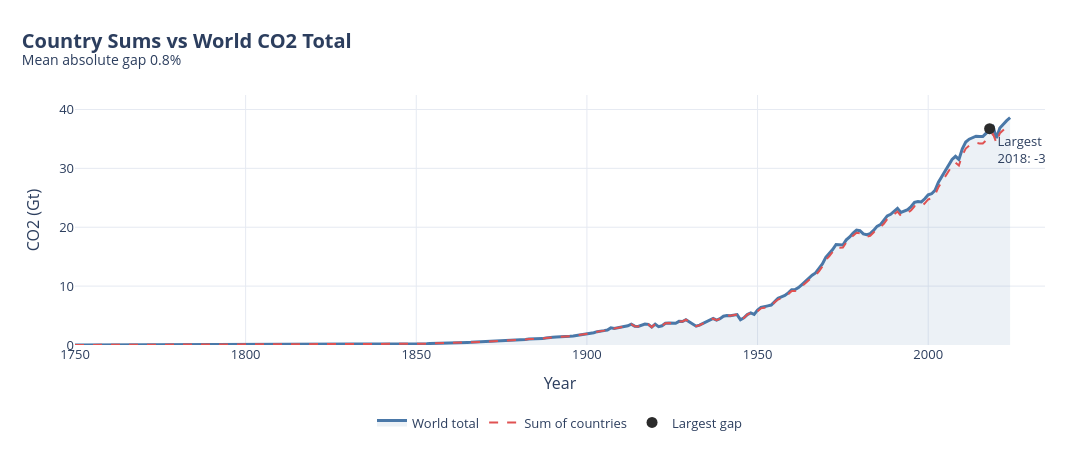

The cell this chart's notebook holds for it:
### Markdown cell above
### Q2. Do the country sums match the world totals?

### Code cell
def is_text(s):
    return not pd.api.types.is_numeric_dtype(s)

def get_world_series():
    # shape A: a row labelled World/Global in any text column
    for d_ in (aggdf, country_yearlydf):
        ycol = next((c for c in d_.columns if c.lower() == "year"), None)
        co2c = next((c for c in d_.columns if c.lower() in ("co2", "co2_mt", "annual_co2")), None)
        if ycol is None or co2c is None:
            continue
        for c in [c for c in d_.columns if is_text(d_[c])]:
            hit = d_[c].astype(str).str.lower().str.strip().isin(["world", "global", "earth", "owid_wrl"])
            if hit.any():
                return d_[hit].set_index(ycol)[co2c]
    # shape B: a column like world_co2 / global_co2 in aggregates_yearly
    ycol = next((c for c in aggdf.columns if c.lower() == "year"), None)
    for c in aggdf.columns:
        if "co2" in c.lower() and ("world" in c.lower() or "global" in c.lower()):
            return aggdf.set_index(ycol)[c]
    return None

world_raw = get_world_series()
if world_raw is None:
    raise ValueError("No world CO2 total found in aggregates_yearly / country_yearly.")

world_raw = world_raw[~world_raw.index.duplicated()].dropna()
sums_raw = world_series(C_CO2).dropna()
print(f"World max = {world_raw.max():,.1f} | Sum of countries max = {sums_raw.max():,.1f}")

world_s, sums = world_raw / 1000, sums_raw / 1000       # Mt -> Gt
cmp_ = pd.concat([world_s.rename("world"), sums.rename("sum")], axis=1).dropna()
print(f"Overlapping years: {len(cmp_)}")
if cmp_.empty:
    raise ValueError("No overlapping years between world total and country sums.")

cmp_["gap"] = (cmp_["sum"] / cmp_["world"] - 1) * 100
worst_y = cmp_["gap"].abs().idxmax()

# ---- graph ----
fig = go.Figure()
fig.add_trace(go.Scatter(x=cmp_.index, y=cmp_["world"], mode="lines", name="World total",
                         line=dict(color=BLUE, width=3), fill="tozeroy", fillcolor=FILL))
fig.add_trace(go.Scatter(x=cmp_.index, y=cmp_["sum"], mode="lines", name="Sum of countries",
                         line=dict(color=RED, width=2, dash="dash")))
fig.add_trace(dot(worst_y, cmp_.loc[worst_y, "world"],
                  f"Largest gap<br>{worst_y}: {cmp_.loc[worst_y, 'gap']:+.1f}%",
                  DARK, "Largest gap", pos="bottom right"))
style(fig, "Country Sums vs World CO2 Total",
      f"Mean absolute gap {cmp_['gap'].abs().mean():.1f}%", "Year", "CO2 (Gt)",
      ylim=[0, cmp_[["world", "sum"]].max().max() * 1.1])
fig.show()

# ---- summary ----
summary = f"""
Summing countries gives, on average, a {cmp_['gap'].abs().mean():.1f}% difference from the reported world total, with the
largest gap in {worst_y} ({cmp_.loc[worst_y, 'gap']:+.1f}%). In {int((cmp_['gap'].abs() < 2).sum())} of {len(cmp_)} years the
two agree within 2%. Differences typically come from international aviation and shipping, territories without
ISO codes, and missing country-years.
""".strip()
print(summary)
save_report(TOPIC, "q2", "Do the country sums match the world totals?", fig, summary)

### Figure 1 — Plotly figure (JSON) as saved in the notebook; plotly's stock layout.template omitted (floating-point values rounded to 4 significant figures; data arrays with more than 128 entries replaced by an {"elided": "..."} marker saying what was removed)
{"data": [{"fill": "tozeroy", "fillcolor": "rgba(74,120,168,0.10)", "line": {"color": "#4a78a8", "width": 3}, "mode": "lines", "name": "World total", "type": "scatter", "x": {"elided": "275 int values"}, "y": {"elided": "275 float values"}}, {"line": {"color": "#e05252", "dash": "dash", "width": 2}, "mode": "lines", "name": "Sum of countries", "type": "scatter", "x": {"elided": "275 int values"}, "y": {"elided": "275 float values"}}, {"marker": {"color": "#2b2b2b", "size": 11}, "mode": "markers+text", "name": "Largest gap", "showlegend": true, "text": ["Largest gap<br>2018: -3.4%"], "textfont": {"color": "#2c3e5e"}, "textposition": "bottom right", "type": "scatter", "x": [2018], "y": [36.73]}], "layout": {"font": {"color": "#2c3e5e", "size": 13}, "height": 450, "legend": {"orientation": "h", "x": 0.5, "xanchor": "center", "y": -0.25}, "margin": {"b": 95, "l": 75, "r": 45, "t": 95}, "paper_bgcolor": "white", "plot_bgcolor": "white", "title": {"font": {"color": "#2c3e5e", "size": 20}, "text": "<b>Country Sums vs World CO2 Total</b><br><sup>Mean absolute gap 0.8%</sup>", "x": 0.02, "xanchor": "left"}, "width": 1090, "xaxis": {"gridcolor": "#e6eaf2", "title": {"text": "Year"}, "zeroline": false}, "yaxis": {"gridcolor": "#e6eaf2", "range": [0, 42.46], "title": {"text": "CO2 (Gt)"}, "zeroline": false}}}
